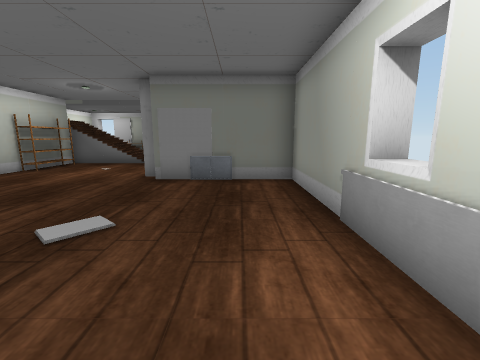
view 1 (above)

13 first-person views from a walk through a 3-D level made in the Unity game engine. The camera is 1.2 m above the floor, tilts 10° down and sees 90° across. The floor is counted in squares, 1 m on a side. Each view is taken from the middle of a square. On the plan, view 1 faces up. The plan holds only what a view shows up to about 12 squares ahead; the rest is blank. The place goes on beyond the plan. The player character is not drawn. Some surface patterns are stand-ins.

view 2
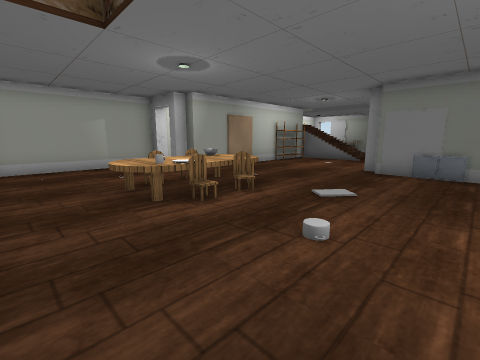

view 3
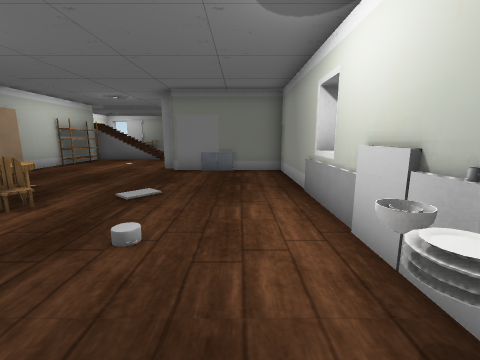

view 4
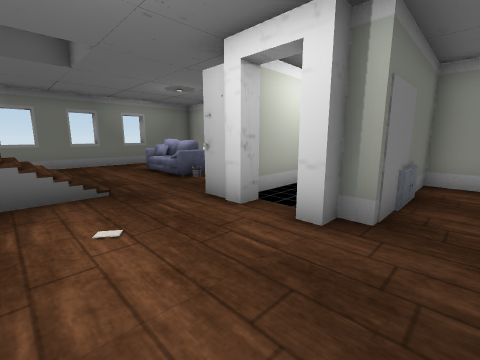

view 5
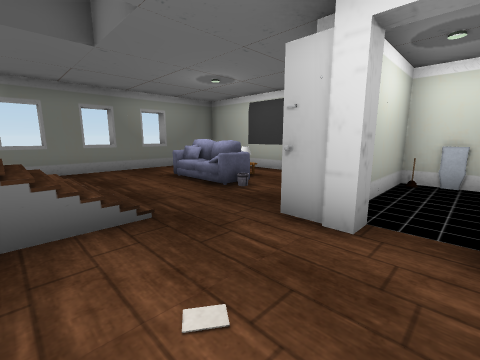

view 6
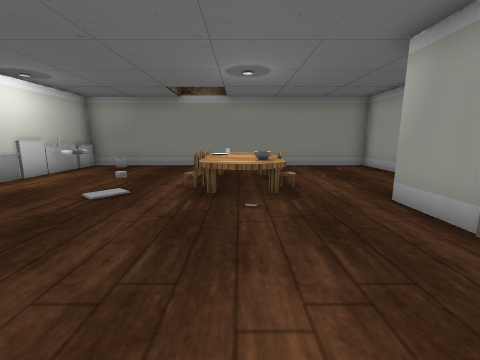

view 7
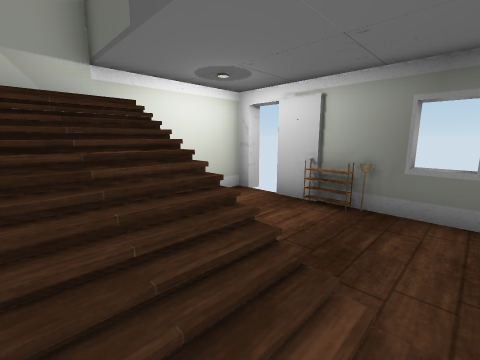

view 8
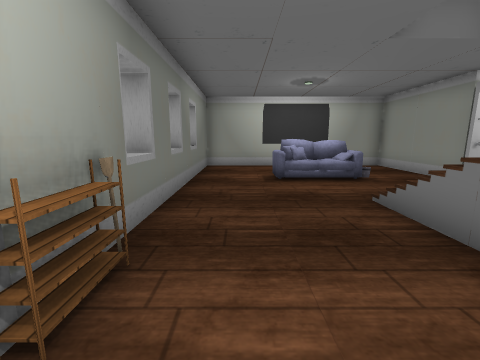

view 9
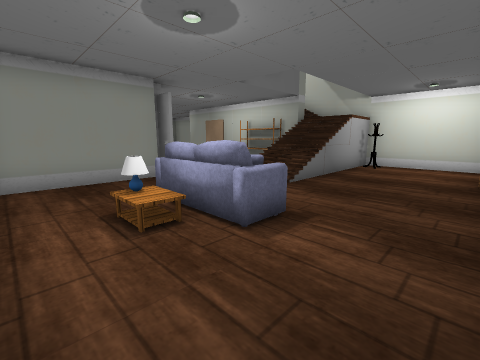

view 10
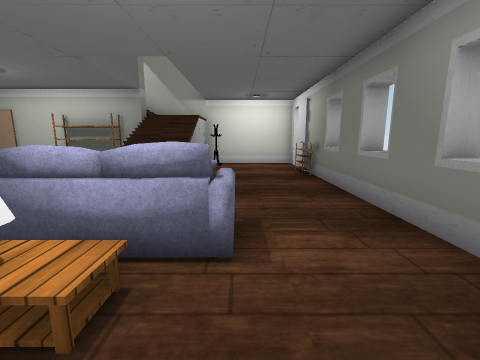

view 11
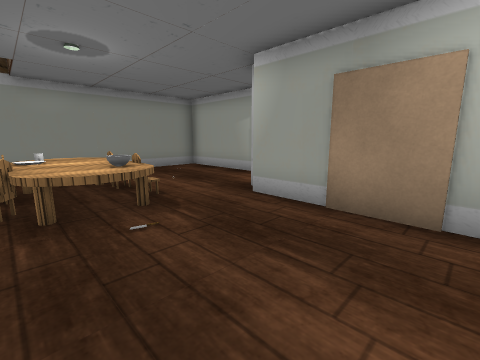

view 12
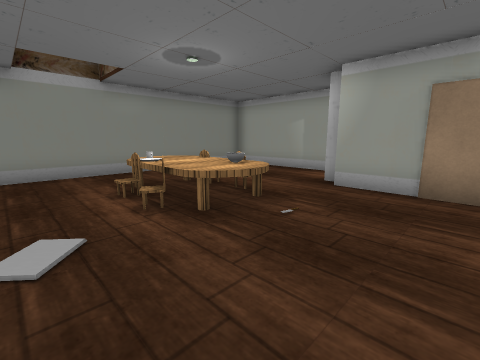

view 13
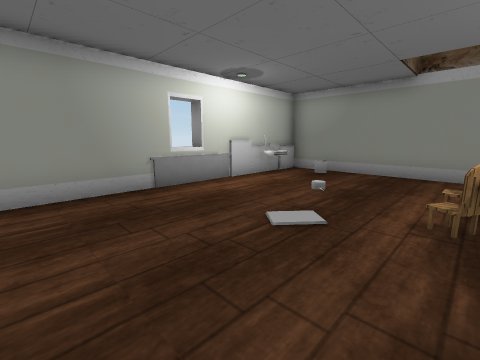

### Floor plan
Key: @ floor where view 1 was taken; # wall or solid block; x gap in a wall; . main floor; : floor 0.75 m higher than the main floor; / step, stairs or slope; O other object.
Columns run from 11 left of view 1 to 2 right of it. Each row starts with its distance up from view 1.
 18 #x ###########
 17 #.##O........#
 16 #............#
 15 #........ O..#
 14 #O.......OO..#
 13 #  ////..OOO.#
 12 #  ////......#
 11 #//#/........#
 10     /...######
  9     ....####O#
  8     ....#OO#OO
  7     .....OO# #
  6     .........#
  5     .........#
  4   ##.........#
  3 ####. :O.....O
  2 #..../ O.....#
  1 #..../ O.....#
  0 #.... :O...@OO
 -1 #...........OO
 -2 #...........OO
 -3 ##### ########

Where each view was taken, in squares from view 1:
view 1: 0 up, 0 right, facing up
view 2: 2 down, 0 right, facing up-left
view 3: 2 down, 0 right, facing up
view 4: 6 up, 6 left, facing up-right
view 5: 8 up, 6 left, facing up-right
view 6: 8 up, 5 left, facing down
view 7: 12 up, 5 left, facing up-left
view 8: 16 up, 9 left, facing right
view 9: 17 up, 1 right, facing down-left
view 10: 15 up, 1 right, facing left
view 11: 7 up, 4 left, facing down-left
view 12: 6 up, 2 left, facing down-left
view 13: 6 up, 4 left, facing down-right
